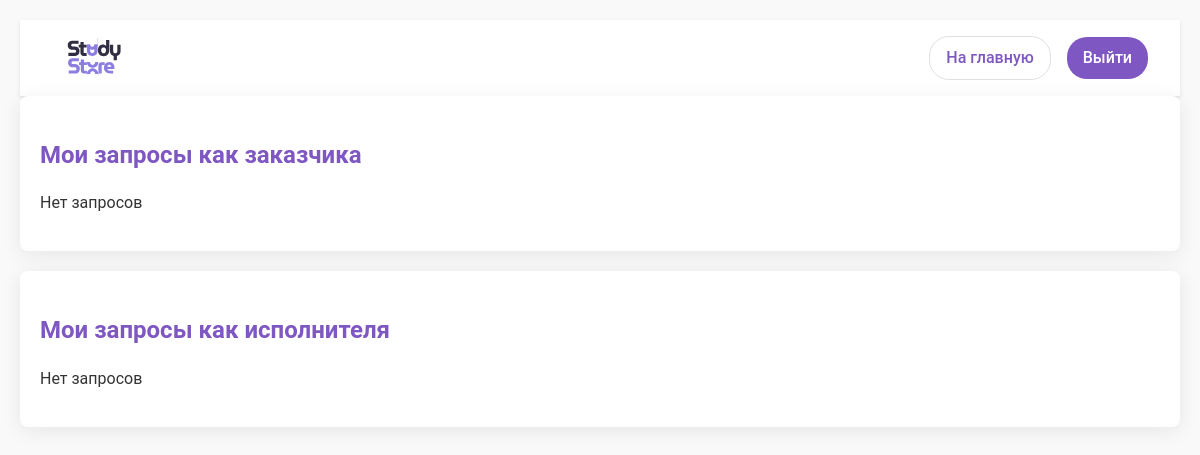
The page /requests/ (signed in) on the database as committed earlier.
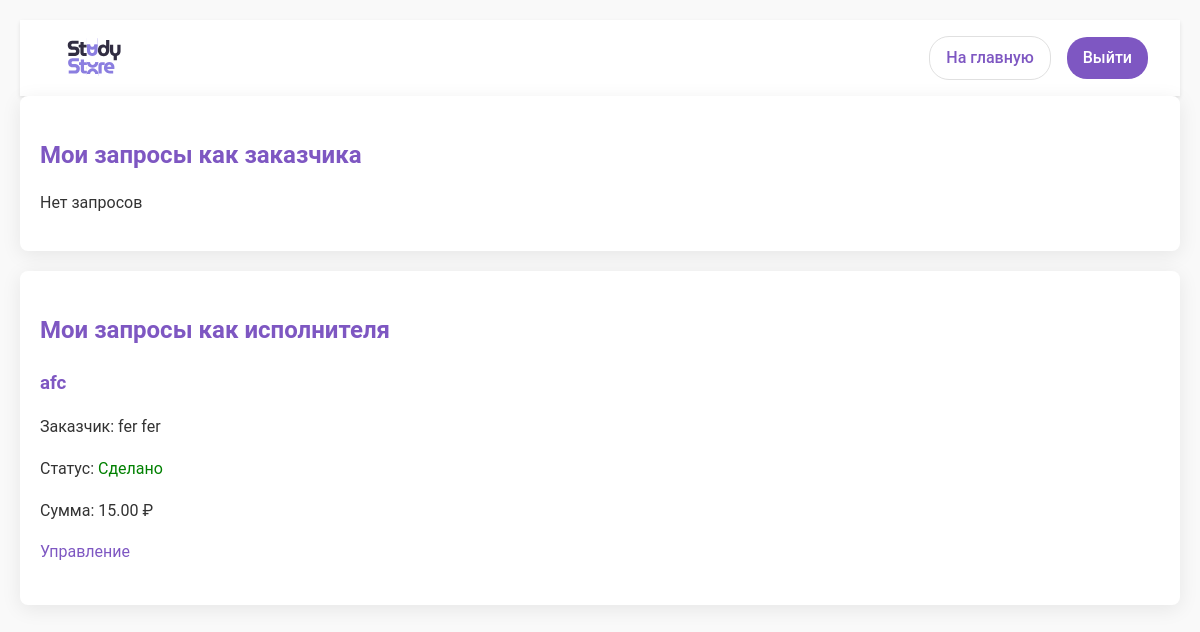
The same page on the database as committed later.
### app/models.py (models this page shows, shortened)
class ServiceRequest(models.Model):
    STATUS_CHOICES = [
        ('pending', 'На рассмотрении'),
        ('in_progress', 'В работе'),
        ('rejected', 'Отказано'),
        ('completed', 'Сделано'),
    ]
    customer = models.ForeignKey(User, related_name='customer_requests', on_delete=models.CASCADE)
    executor = models.ForeignKey(User, related_name='executor_requests', on_delete=models.CASCADE)
    service = models.ForeignKey(Service, on_delete=models.CASCADE)
    status = models.CharField(max_length=20, choices=STATUS_CHOICES, default='pending')
    created_at = models.DateTimeField(auto_now_add=True)
    result_file = models.FileField(upload_to='service_results/', null=True, blank=True)
    price = models.DecimalField(max_digits=10, decimal_places=2)
    is_paid = models.BooleanField(default=False)

class Service(models.Model):
    author = models.ForeignKey(User, on_delete=models.CASCADE)
    title = models.CharField(max_length=200)
    description = models.TextField()
    price = models.DecimalField(max_digits=100, decimal_places=2)
    image = models.ImageField(upload_to='services/')
    created_at = models.DateTimeField(auto_now_add=True)

### app/views.py (the view)
# urls.py: path('requests/', views.user_requests, name='user_requests'),
@login_required
def user_requests(request):
    customer_requests = ServiceRequest.objects.filter(customer=request.user)
    executor_requests = ServiceRequest.objects.filter(executor=request.user)
    context = {
        'customer_requests': customer_requests,
        'executor_requests': executor_requests
    }
    return render(request, 'request_list.html', context)

### app/templates/request_list.html (shortened to what this page needs)
{% load static %}
<!DOCTYPE html>
<html lang="ru">
<head>
    <link rel="stylesheet" href="{% static 'css/styles.css' %}">
</head>
<body>
    <header class="profile-header">
        <img src="{% static 'images/logotype.svg' %}" alt="Study Size" class="logo">
        <div class="header-actions">
            <a href="/" class="home-link">На главную</a>
            <a href="/logout/" class="logout-btn">Выйти</a>
        </div>
    </header>
<div class="requests-container">
    <div class="requests-section">
        <h2>Мои запросы как заказчика</h2>
        {% for req in customer_requests %}
        <div class="request-card">
            <h3>{{ req.service.title }}</h3>
            <p>Исполнитель: {{ req.executor.get_full_name }}</p>
            <p>Статус: <span class="status-{{ req.status }}">{{ req.get_status_display }}</span></p>
            <p>Сумма: {{ req.price }} ₽</p>
            <a href="{% url 'view_request' req.id %}">Подробнее</a>
        </div>
        {% empty %}
        <p>Нет запросов</p>
        {% endfor %}
    </div>
    <div class="requests-section">
        <h2>Мои запросы как исполнителя</h2>
        {% for req in executor_requests %}
        <div class="request-card">
            <h3>{{ req.service.title }}</h3>
            <p>Заказчик: {{ req.customer.get_full_name }}</p>
            <p>Статус: <span class="status-{{ req.status }}">{{ req.get_status_display }}</span></p>
            <p>Сумма: {{ req.price }} ₽</p>
            <a href="{% url 'manage_request' req.id %}">Управление</a>
        </div>
        {% empty %}
        <p>Нет запросов</p>
        {% endfor %}
    </div>
</div>
</body>
</html>

Rows that differ between the two databases and show on the page:
added ServiceRequest: service "afc", customer.get_full_name "fer fer", status "Сделано", price "15.00"
Other text that changed with them:
text no longer shown: "Нет запросов"
